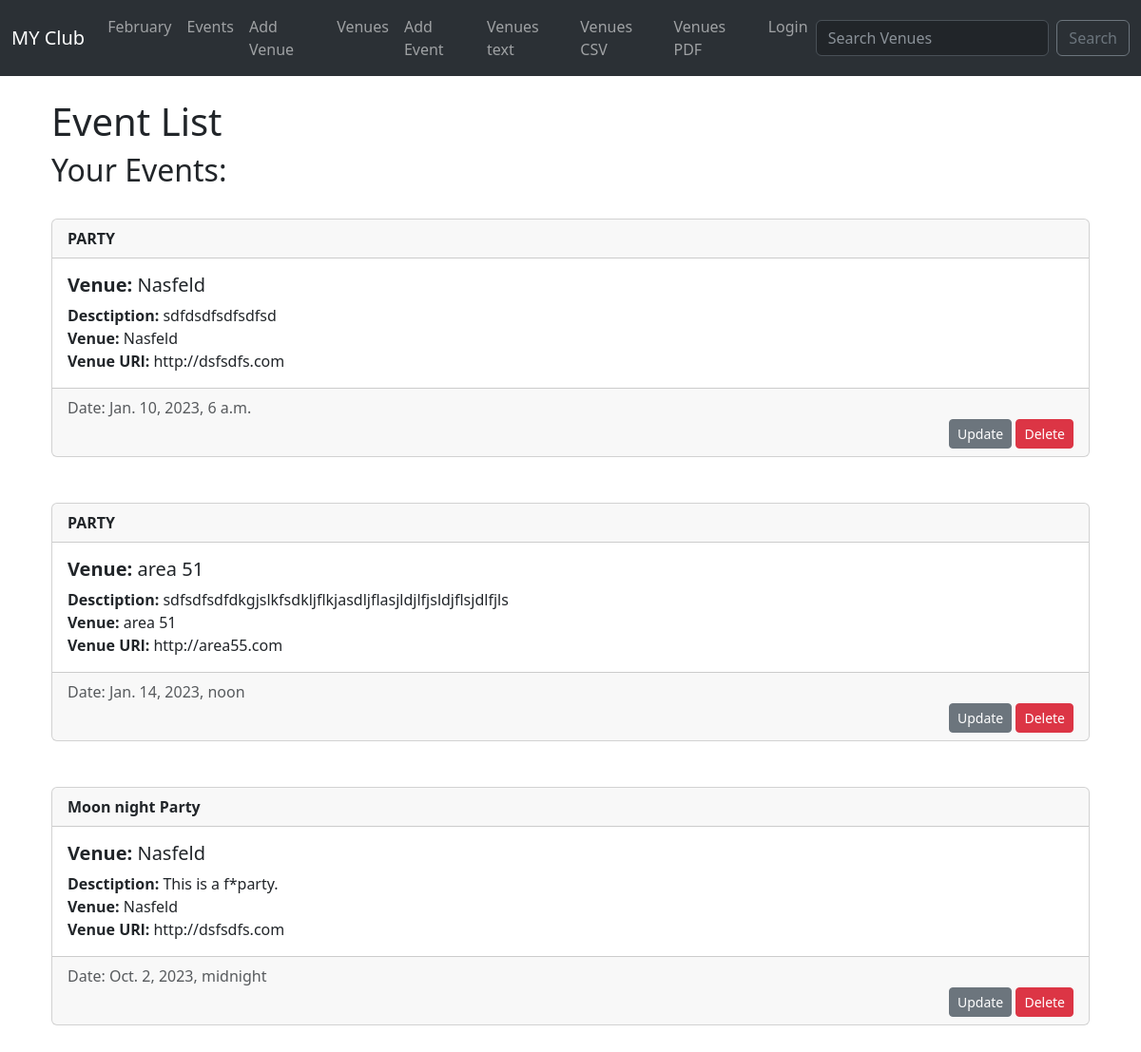
Before: /events with the older database file.
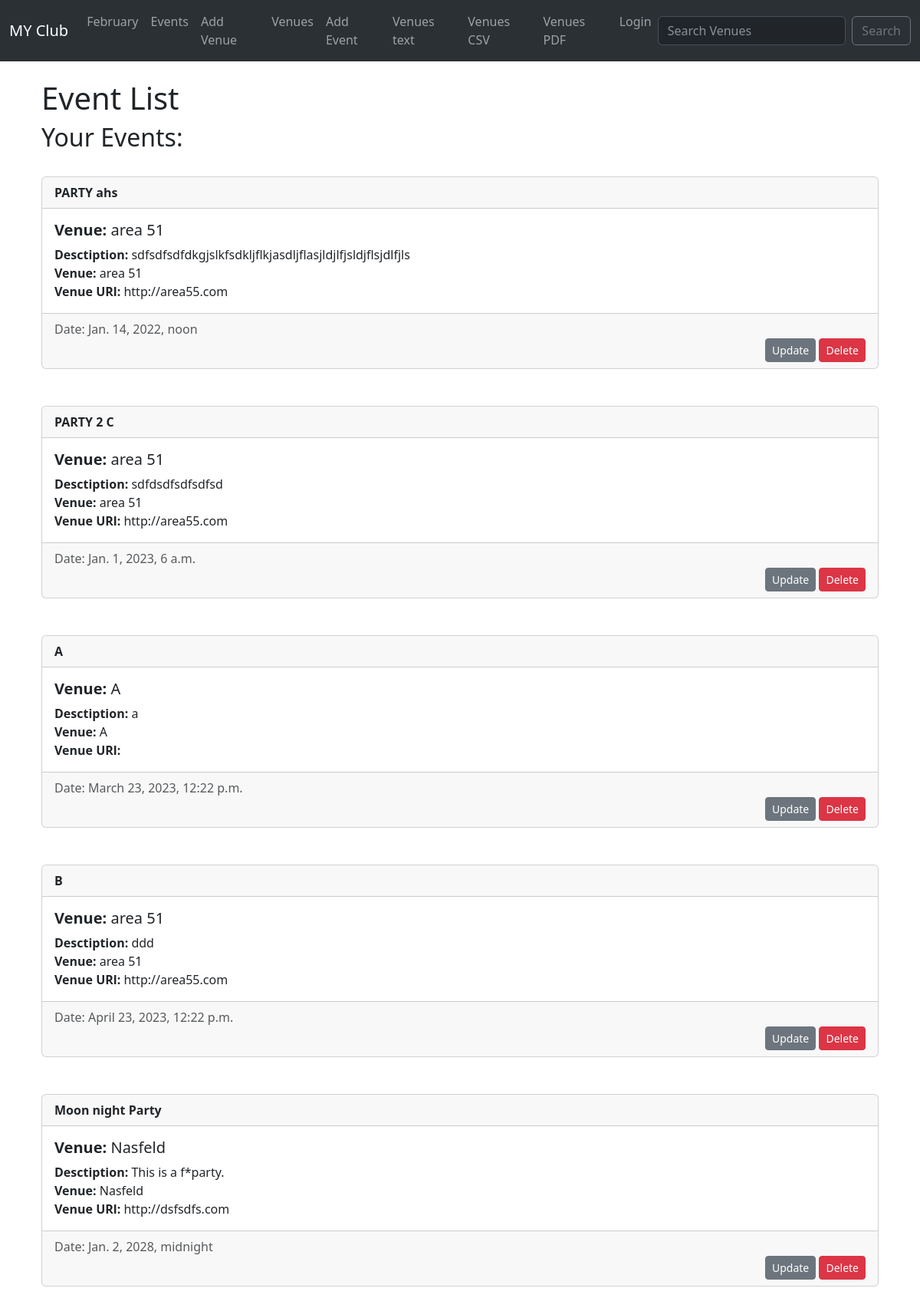
After: the same page with the newer database file.
### events/models.py (models this page shows, shortened)
class Event(models.Model):
	name = models.CharField('Event Name', max_length=120)
	event_date = models.DateTimeField('Event Date')
	venue = models.ForeignKey(Venue, blank=True, null=True, on_delete=models.CASCADE)
	manager = models.ForeignKey(User, blank=True, null=True, on_delete=models.SET_NULL)
	description = models.TextField(blank=True)
	attendees = models.ManyToManyField(Member, blank=True)

class Venue(models.Model):
	name = models.CharField('Venue Name', max_length=120)
	address = models.CharField(max_length=120, blank=True)
	zip_code = models.CharField('Zip_code', max_length=120, blank=True)
	phone = models.CharField('Contact Phone', max_length=120, blank=True)
	web = models.URLField('Website Address', blank=True)
	email_address = models.EmailField('Email Address', blank=True)
	def __str__(self):
		return self.name

### events/views.py (the view)
# urls.py: path('events', views.events, name="events"),
def events(request):
	events = Event.objects.all().order_by('event_date')
	return render(request, 'events/events.html', {
		"events": events,
		})

### events/templates/events/events.html
 {% extends 'events/base.html' %}
{% block content %}
<div class="container">
<h1> Event List </h1>
<h2> Your Events: </h2>
<br/>
{% for event in events %}
<div class="card">
  <div class="card-header">
    <strong>{{ event.name }}</strong>
  </div>
  <div class="card-body">
    <h5 class="card-title"> <strong>Venue:</strong> {{ event.venue }}</h5>
    <p class="card-text"> <strong>Desctiption:</strong> {{ event.description }}<br/>
 	<strong>Venue:</strong> {{ event.venue }}  <br/>
	<strong>Venue URl:</strong> {{ event.venue.web }}<br/>
 </p>
  </div>
  <div class="card-footer text-muted">
   Date: {{ event.event_date }}
<div align='right'>
          <a class="btn btn-secondary btn-sm" href="{% url 'update_event' event.id %}" > Update </a>
          <a class="btn btn-danger btn-sm" href="{% url 'delete_event' event.id %}" > Delete </a><br/>
 </div>
</div>
</div>
<br/>
<br/>
{% endfor %}
{%  endblock %}

### events/templates/events/base.html (shortened to what this page needs)
<!doctype html>
<html lang="en">
  <head>
    <link href="https://cdn.jsdelivr.net/npm/bootstrap@5.3.0-alpha1/dist/css/bootstrap.min.css" rel="stylesheet">
  </head>
  <body>
    {% include 'events/navbar.html' %}
<br/>
<div class="container">
    {% block content %}
	{% endblock %}

### events/templates/events/navbar.html (shortened to what this page needs)
<nav class="navbar  bg-dark navbar-expand-lg bg-body-tertiary" data-bs-theme="dark">
  <div class="container-fluid">
    <a class="navbar-brand" href="{% url 'home' %}">MY Club</a>
    <div class="collapse navbar-collapse" id="navbarSupportedContent">
      <ul class="navbar-nav me-auto mb-2 mb-lg-0">
        <li class="nav-item">
          <a class="nav-link" href="{% url 'home' '2023' 'February' %}">February</a>
        </li>
         <li class="nav-item">
          <a class="nav-link" href="{% url 'events' %}">Events</a>
        </li>
          <li class="nav-item">
          <a class="nav-link" href="{% url 'add_venue' %}">Add Venue</a>
        </li>
          <li class="nav-item">
          <a class="nav-link" href="{% url 'venues' %}">Venues</a>
        </li>
         <li class="nav-item">
          <a class="nav-link" href="{% url 'add_event' %}">Add Event</a>
        </li>
        <li class="nav-item">
          <a class="nav-link" href="{% url 'venue_text' %}">Venues text</a>
        </li>
        <li class="nav-item">
          <a class="nav-link" href="{% url 'venue_csv' %}">Venues CSV</a>
        </li>
        <li class="nav-item">
          <a class="nav-link" href="{% url 'venue_pdf' %}">Venues PDF</a>
        </li>
        {% if user.is_authenticated %}
        <li class="nav-item">
          <a class="nav-link" href="{% url 'logout_user' %}">Logout </a>
        </li>
        {% else %}
        <li class="nav-item">
          <a class="nav-link" href="{% url 'login_user' %}">Login </a>
        </li>
        {% endif %}
      </ul>
      <form class="d-flex" role="search" method=POST action="{% url 'search_venues' %}">
        <input class="form-control me-2" type="search" placeholder="Search Venues" aria-label="Search" name="searched">
        <button class="btn btn-outline-secondary" type="submit">Search</button>
      </form>
    </div>
  </div>
</nav>

Changed rows visible on the page:
changed Event "sdfsdfsdfdkgjslkfsdkljflkjasdljflasjldjlfjsldjflsjdlfjls": name "PARTY" → "PARTY ahs"; event_date "Jan. 14, 2023, noon" → "Jan. 14, 2022, noon"; moves up the list
changed Event "sdfdsdfsdfsdfsd": name "PARTY" → "PARTY 2 C"; venue "Nasfeld" → "area 51"; venue.web "http://dsfsdfs.com" → "http://area55.com"; event_date "Jan. 10, 2023, 6 a.m." → "Jan. 1, 2023, 6 a.m."
added Event: name "A", venue "A", description "a", event_date "March 23, 2023, 12:22 p.m."
added Event: name "B", venue "area 51", description "ddd", venue.web "http://area55.com", event_date "April 23, 2023, 12:22 p.m."
changed Event "Moon night Party": event_date "Oct. 2, 2023, midnight" → "Jan. 2, 2028, midnight"
